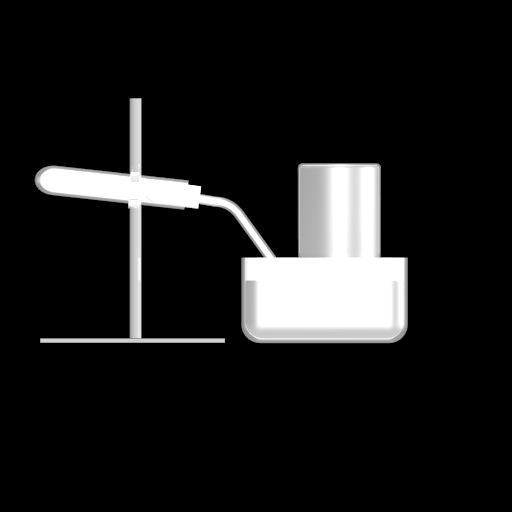
#> input picture 中期/sift提取模型特征点/m5_0_512x512.png, 512 x 512 px, found by its file name
$ python test.py
#> lines starting #> are read from the running program, lines starting #| are printed output that depends on the picture; after the words box and inside, x2 and y2 are one past the last pixel; in counts of white or black regions, pixels touching at a corner belong together
# -*- coding: utf-8 -*-
"""
Created on Mon Jan 14 14:56:27 2019

@author: jwjiang
"""

import cv2
import numpy as np

inputImgPath = 'D:\\github\\SE340-HCI\\m5_0_512x512.png'
outputImgPath = 'D:\\github\\SE340-HCI\\m5_0_512x512.txt'


# featureSun:计算特征点个数
featureSum = 0
img = cv2.imread(inputImgPath)
#> img is the input picture: shape (512, 512, 3); min 0, max 255, mean 27
gray = cv2.cvtColor(img,cv2.COLOR_RGB2GRAY)

detector = cv2.xfeatures2d.SIFT_create()
# 找到关键点
kps , des = detector.detectAndCompute(gray,None)
#> kps = 66 keypoints; strongest (x, y, size): (333, 280, 101.1), (57, 180, 22.6), (345, 195, 49.9), (222, 340, 3.6)
# 绘制关键点
img=cv2.drawKeypoints(gray,kps,img)
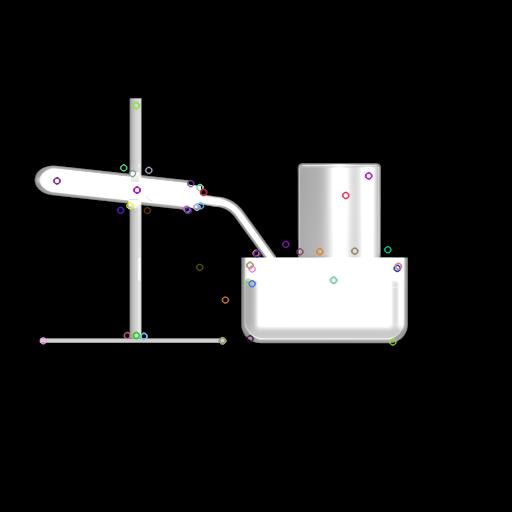
#> img: shape (512, 512, 3); 0.78% of pixels changed, all inside (x1, y1, x2, y2) = (39, 101, 403, 347)

# 将特征点保存
np.savetxt(outputImgPath ,des ,  fmt='%.2f')
featureSum += len(kps)
#> featureSum = 66
cv2.imshow('result',img)
cv2.waitKey(0)
print('kps:' + str(featureSum))
#| kps:66
